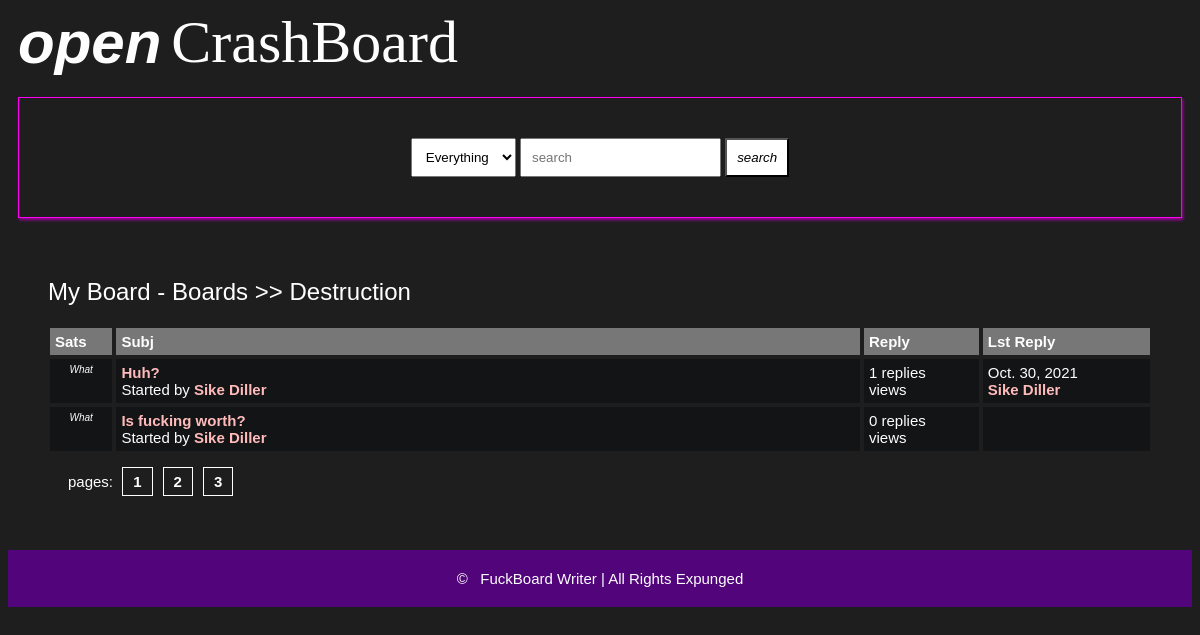
Page /board/destruction/ on the earlier database version.
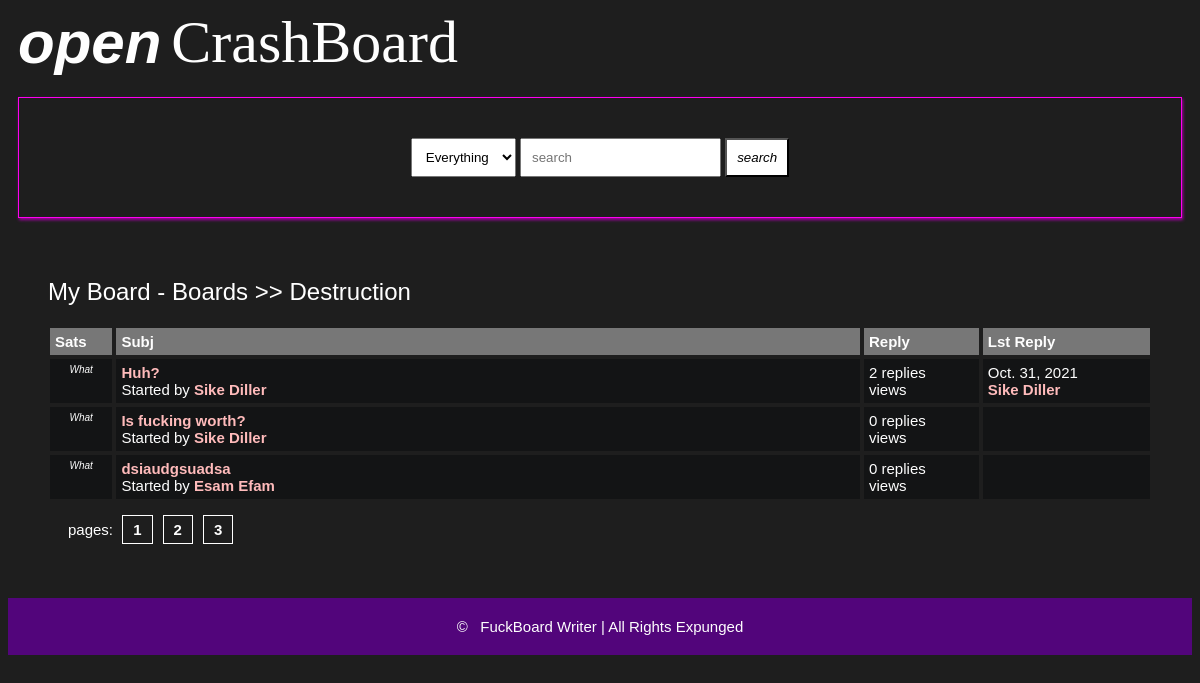
Same page on the later database version.
### main/models.py (models this page shows, shortened)
class Category(models.Model):
    title = models.CharField(max_length=50)
    slug = models.SlugField(max_length=400, unique=True, blank=True)
    description = models.TextField(default="description")
    class Meta:
        verbose_name_plural = "categories"
    def get_url(self):
        return reverse("board", kwargs={"slug": self.slug})

class Post(models.Model):
    title = models.CharField(max_length=400)
    slug = models.SlugField(max_length=400, unique=True, blank=True)
    user = models.ForeignKey(Author, on_delete=models.CASCADE)
    content = HTMLField()
    categories = models.ManyToManyField(Category)
    date = models.DateTimeField(auto_now_add=True)
    approved = models.BooleanField(default=False)
    hit_count_generic = GenericRelation(
        HitCount, object_id_field='object_pk', related_query_name='hit_count_generic_relation')
    tags = TaggableManager()
    comments = models.ManyToManyField(Comment, blank=True)
    def get_url(self):
        return reverse("post", kwargs={"slug": self.slug})
    @property
    def num_comments(self):
        return self.comments.count()
    @property
    def last_reply(self):
        return self.comments.latest("date")

class Author(models.Model):
    user = models.ForeignKey(User, on_delete=models.CASCADE)
    fullname = models.CharField(max_length=40, blank=True)
    slug = models.SlugField(max_length=400, unique=True, blank=True)
    bio = HTMLField()
    points = models.IntegerField(default=0)
    profile_pic = ResizedImageField(
        size=[50, 80], quality=100, upload_to="authors", default=None, null=True, blank=True)

class Comment(models.Model):
    user = models.ForeignKey(Author, on_delete=models.CASCADE)
    content = models.TextField()
    date = models.DateTimeField(auto_now_add=True)
    replies = models.ManyToManyField(Reply, blank=True)

### main/views.py (the view)
# urls.py: path("board/<slug>/", board, name="board"),
def board(request, slug):
    category = get_object_or_404(Category, slug=slug)
    posts = Post.objects.filter(approved=True, categories=category)
    paginator = Paginator(posts, 3)
    page = request.GET.get("page")
    try:
        posts = paginator.page(page)
    except PageNotAnInteger:
        posts = paginator.page(1)
    except EmptyPage:
        posts.paginator.page(paginator.num_pages)
    context = {
        "posts": posts,
        "category": category,
        "title": "Posts"
    }
    return render(request, "board.html", context)

### main/contextprocess.py (called while the page is built, shortened)
def search(request):
    posts = Post.objects.all()
    context = {}
    return context

### templates/board.html
{% extends 'base.html' %}
{% load hitcount_tags %}
{% block content %}
  <div class="container">
    <div class="navigate">
      <span><a href="{% url 'home' %}">My Board - Boards</a> >> <a href="{{category.get_url}}">{{category.title}}</a></span>
    </div>
    <div class="post-table">
      <div class="table-head">
        <div class="status">
          Sats
        </div>
        <div class="subject">
          Subj
        </div>
        <div class="replies">
          Reply
        </div>
        <div class="last-reply">
          Lst Reply
        </div>
      </div>
      {% for post in posts %}
      <div class="table-row">
        <div class="status">
          <i>What</i>
        </div>
        <div class="subject">
          <a href="{{post.get_url}}">{{post.title}}</a>
          <br>
          <span>Started by <b><a href="#">{{post.user.fullname|title}}</a></b></span>
        </div>
        <div class="replies">
          {{post.num_comments}} replies <br> {% get_hit_count for post %} views
        </div>
        <div class="last-reply">
          {{post.last_reply.date|date}}
          <br>
          <b><a href="#">{{post.last_reply.user.fullname|title}}</a></b>
        </div>
      </div>
      {% endfor %}
    </div>
    <div class="pagination">
      pages: <a href="#">1</a><a href="#">2</a><a href="#">3</a>
    </div>
  </div>
{% endblock content %}

### templates/base.html (shortened to what this page needs)
{% load static %}
<!DOCTYPE html>
<html>
<head>
  <link rel="stylesheet" href="{% static 'style.css' %}">
</head>
<body>
  <header>
    <div class="navbar">
      <a href="#" class="bar-icon" id="iconBar" onclick="hideIconBar()"><i>open</i></a>
      <div class="brand">CrashBoard</div>
    </div>
    <form action="{% url 'search_result' %}" role="form" method="GET">
      <div class="search-box">
        <div>
          <select name="search-box">
            <option value="everything"> Everything </option>
          </select>
          <input type="text" name="q" id="" placeholder="search">
          <button type="submit" name="search"><i>search</i></button>
        </div>
      </div>
    </form>
  </header>
  {% block content %}
  {% endblock content %}
  <footer>
    <span>&copy; &nbsp; FuckBoard Writer | All Rights Expunged</span>
  </footer>
</body>
</html>

### static/style.css (style rules this page uses)
* { box-sizing: boarder-box; }
html { font-size:15px; font-family: 'Titillium Web', sans-serif; background-color: rgb(30,30,30); color: #FEFEFE; }
a { color: #fbb; font-weight: bolder; text-decoration: none; }
.container { margin: 20px; padding: 20px; }
header { margin-inline: 10px; }
.navbar { display: flex; align-items: center; }
.bar-icon { font-size: 60px; display: inline-block; margin-right: 10px; color: #FEFEFE; cursor: pointer; }
.brand { font-size: 60px; display: inline-block; font-family: aquire; }
.search-box { border: solid 1px #FF00F0; margin-top: 20px; padding: 40px; display: flex; justify-content: center; box-shadow: 1px 2px 3px #A001A0; }
.search-box select { padding: 10px; }
.search-box input { padding: 10px; }
.search-box button { padding: 10px; background-color: #fff; color: #000000; }
footer { margin-top: 20px; padding: 20px; background-color: #52057b; display: block; text-align: center; }
.table-head { display: flex; }
.table-head div { padding: 5px; margin: 2px; background-color: #777; font-weight: bold; }
.table-head .status { flex: 5%; }
.table-head .subject { flex: 70%; }
.table-head .replies { flex: 10%; }
.table-head .last-reply { flex: 15%; }
.table-row { display: flex; }
.table-row div { padding: 5px; margin: 2px; background-color: #131415; }
.table-row .status { flex: 5%; font-size: 10px; text-align: center; }
.table-row .subject { flex: 70%; }
.table-row .replies { flex: 10%; }
.table-row .last-reply { flex: 15%; }
.pagination { padding: 20px; font-size: 15px; }
.pagination a { color: #fff; margin-inline: 5px; padding: 5px 10px; border: solid 0.5px #fff; }
.navigate { margin-block: 20px; font-weight: lighter; font-size: 24px; }
.navigate a { color: #fff; }

Differences in the rows shown:
computed for Post "Huh?": num_comments "1" → "2"; last_reply "Oct. 30, 2021" → "Oct. 31, 2021"
added Post: title "dsiaudgsuadsa", user.fullname "Esam Efam", num_comments "0"
